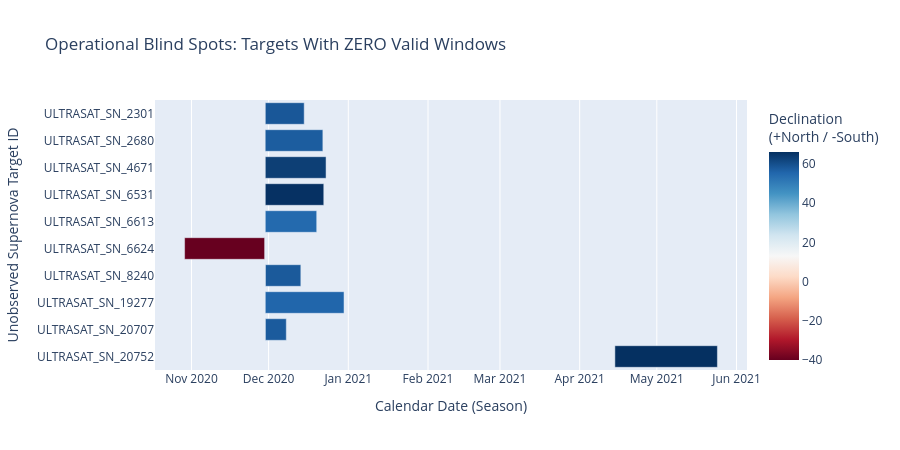

The cell this chart's notebook holds for it:
### Code cell
plot_operational_blind_spots(
    df_global_windows, 
    mast.weather_profile, 
    soxs.weather_profile, 
    wilds.weather_profile
)

### Figure 1 — Plotly figure (JSON) as saved in the notebook; plotly's stock layout.template omitted (floating-point values rounded to 4 significant figures)
{"data": [{"alignmentgroup": "True", "base": ["2020-11-29T17:20:37.500000", "2020-11-29T16:35:37.500000", "2020-11-29T17:20:37.500000", "2020-11-29T17:09:22.500000", "2020-11-29T17:09:22.500000", "2020-10-29T07:52:30", "2020-11-29T18:50:37.500000", "2020-11-29T17:09:22.500000", "2020-11-29T18:22:30", "2021-04-14T16:35:37.500000"], "customdata": [[256.7, 58.22, 15.1], [250.7, 57.18, 22.4], [262.2, 63.08, 23.6], [263.6, 65.73, 22.8], [256.8, 54.45, 20], [60.85, -39.99, 31.1], [250.5, 57.72, 13.8], [256.5, 55.44, 30.6], [251.8, 57.5, 8.1], [251.0, 65.96, 39.9]], "hovertemplate": "Start=%{base}<br>End=%{x}<br>Target=%{y}<br>RA (Longitude)=%{customdata[0]}<br>Declination (Latitude)=%{marker.color}<br>Duration (Days)=%{customdata[2]}<extra></extra>", "legendgroup": "", "marker": {"color": [58.22, 57.18, 63.08, 65.73, 54.45, -39.99, 57.72, 55.44, 57.5, 65.96], "coloraxis": "coloraxis", "pattern": {"shape": ""}}, "name": "", "offsetgroup": "", "orientation": "h", "showlegend": false, "textposition": "auto", "type": "bar", "x": [1306800000, 1936575000, 2041200000, 1965600000, 1728000000, 2689200000, 1188000000, 2646000000, 702000000, 3445200000], "xaxis": "x", "y": ["ULTRASAT_SN_2301", "ULTRASAT_SN_2680", "ULTRASAT_SN_4671", "ULTRASAT_SN_6531", "ULTRASAT_SN_6613", "ULTRASAT_SN_6624", "ULTRASAT_SN_8240", "ULTRASAT_SN_19277", "ULTRASAT_SN_20707", "ULTRASAT_SN_20752"], "yaxis": "y"}], "layout": {"barmode": "overlay", "coloraxis": {"colorbar": {"title": {"text": "Declination<br>(+North / -South)"}}, "colorscale": [[0, "rgb(103,0,31)"], [0.1, "rgb(178,24,43)"], [0.2, "rgb(214,96,77)"], [0.3, "rgb(244,165,130)"], [0.4, "rgb(253,219,199)"], [0.5, "rgb(247,247,247)"], [0.6, "rgb(209,229,240)"], [0.7, "rgb(146,197,222)"], [0.8, "rgb(67,147,195)"], [0.9, "rgb(33,102,172)"], [1, "rgb(5,48,97)"]]}, "height": 450, "legend": {"tracegroupgap": 0}, "title": {"text": "Operational Blind Spots: Targets With ZERO Valid Windows"}, "xaxis": {"anchor": "y", "domain": [0, 1], "title": {"text": "Calendar Date (Season)"}, "type": "date"}, "yaxis": {"anchor": "x", "autorange": "reversed", "domain": [0, 1], "title": {"text": "Unobserved Supernova Target ID"}}}}
